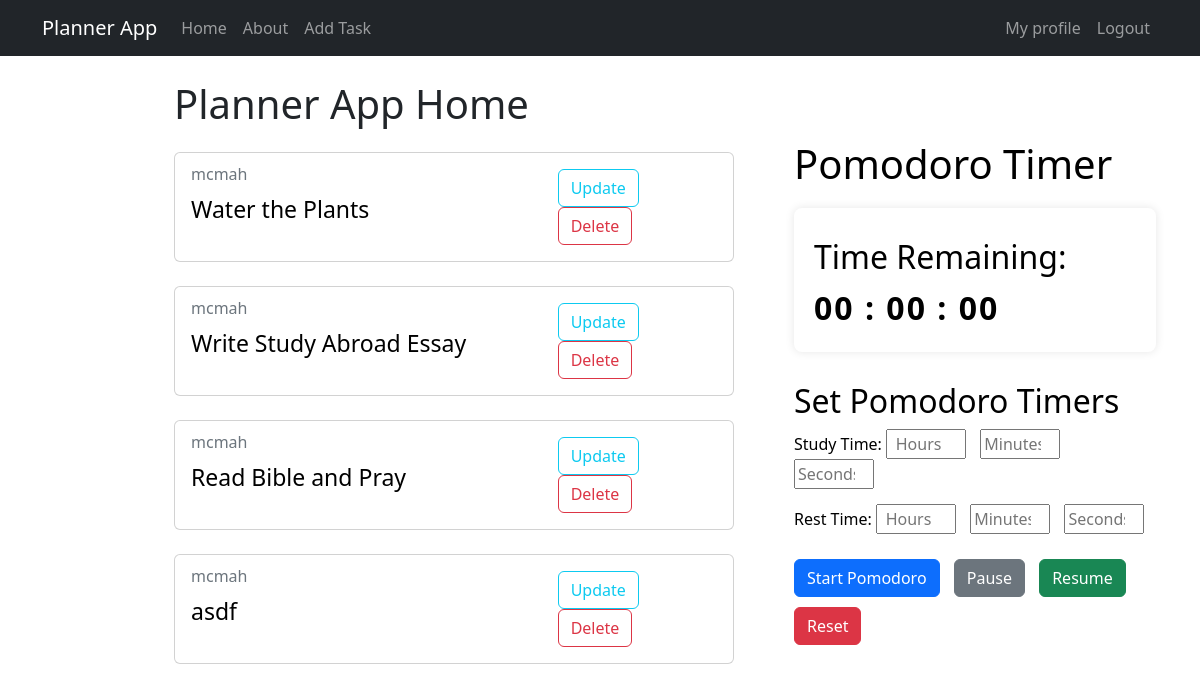
The app's page / (signed in) with its own data.
### workouts/models.py (models this page shows, shortened)
class Workout(models.Model):
  title = models.CharField(max_length=100)
  description = models.TextField()
  author = models.ForeignKey(User, on_delete=models.CASCADE)
  created_at = models.DateTimeField(auto_now_add=True)
  updated_at = models.DateTimeField(auto_now=True)

### workouts/views.py (the view)
# urls.py: path('', views.WorkoutListView.as_view(), name="workouts-home"),
class WorkoutListView(ListView):
    model = models.Workout
    template_name = 'workouts/home.html'
    context_object_name = 'workouts'

### workouts/context_processors.py (called while the page is built)
def current_datetime(request):
    current_date = datetime.today().date()  # Corrected to get today's date
    current_time = datetime.now()  # Set current time to the beginning of the day
    added_time = current_time + timedelta(minutes=5)  # Add 5 minutes, you can change to seconds as needed
    stored_time = datetime.now().strftime('%Y-%m-%d %H:%M:%S')
    return {
        'current_time': current_time.strftime('%Y-%m-%d %H:%M:%S'),
        'current_date': current_date,
        'added_time': added_time.strftime('%Y-%m-%d %H:%M:%S'),
        'stored_time': stored_time,
    }

### workouts/templates/workouts/home.html (shortened to what this page needs)
<link rel="stylesheet" href="/static/styles.css?" />
{% extends 'workouts/base.html' %}
{% block content %}
<div class="container">
  <div class="todolist">
    <h1>Planner App Home</h1>
    {% for workout in workouts %}
    <div class="card my-4" style="width: 35rem">
      <div class="card-body">
        <div class="row">
          <div class="col-8">
            <h6 class="card-subtitle mb-2 text-muted">{{ workout.author }}</h6>
            <a href="{% url 'workouts-detail' workout.pk %}" class="card-link"
              >{{ workout.title }}</a
            >
          </div>
          {% if workout.author == user or user.is_staff %}
          <div class="col-4">
            <a
              class="btn btn-outline-info"
              href="{% url 'workouts-update' workout.id %}"
              >Update</a
            >
            <a
              class="btn btn-outline-danger"
              href="{% url 'workouts-delete' workout.id %}"
              >Delete</a
            >
          </div>
          {% endif %}
        </div>
      </div>
    </div>
    {% endfor %}
  </div>
  <div class="pomodoro">
    <h1>Pomodoro Timer</h1>
    <div id="timer">
      <h2>Time Remaining:</h2>
      <div id="countdown">
      </div>
    </div>
    <div class="set-timer">
      <h2>Set Pomodoro Timers</h2>
      <div class="form-group">
        <label for="study-hours">Study Time:</label>
        <input type="number" id="study-hours" placeholder="Hours" min="0" />
        <input
          type="number"
          id="study-minutes"
          placeholder="Minutes"
          min="0"
          max="59"
        />
        <input
          type="number"
          id="study-seconds"
          placeholder="Seconds"
          min="0"
          max="59"
        />
      </div>
      <div class="form-group">
        <label for="rest-hours">Rest Time:</label>
        <input type="number" id="rest-hours" placeholder="Hours" min="0" />
        <input
          type="number"
          id="rest-minutes"
          placeholder="Minutes"
          min="0"
          max="59"
        />
        <input
          type="number"
          id="rest-seconds"
          placeholder="Seconds"
          min="0"
          max="59"
        />
      </div>
      <button class="btn btn-primary" onclick="startPomodoro()">
        Start Pomodoro
      </button>
      <button class="btn btn-secondary" onclick="pausePomodoro()">Pause</button>
      <button class="btn btn-success" onclick="resumePomodoro()">Resume</button>
      <button class="btn btn-danger" onclick="resetPomodoro()">Reset</button>
    </div>
  </div>
</div>
{% endblock content %}

### workouts/static/styles.css (style rules this page uses)
.card-link { color: black; text-decoration: none; font-size: 23px; }
.col-4 { background-color: white; }
.container { display: flex; }
.todolist { height: 100%; width: 560px; background-color: transparent; margin-left: -50px; }
.pomodoro { height: 650px; width: 634px; margin-top: 60px; margin-left: 60px; background-color: transparent; color: black; margin-right: -180px; }
#timer { margin-top: 20px; padding: 20px; background-color: #ffffff; border-radius: 8px; box-shadow: 0 0 10px rgba(0, 0, 0, 0.1); }
#countdown { font-size: 32px; font-weight: bold; letter-spacing: 2px; }
.set-timer { margin-top: 30px; }
.set-timer .form-group { margin-bottom: 15px; }
.set-timer input { width: 80px; text-align: center; margin-right: 10px; }
.set-timer button { margin-top: 10px; }
.btn { margin-right: 10px; }

### records on screen
Workout: author "mcmah", title "Water the Plants", shows "Update"
Workout: author "mcmah", title "Write Study Abroad Essay", shows "Update"
Workout: author "mcmah", title "Read Bible and Pray", shows "Update"
Workout: author "mcmah", title "asdf", shows "Update"
